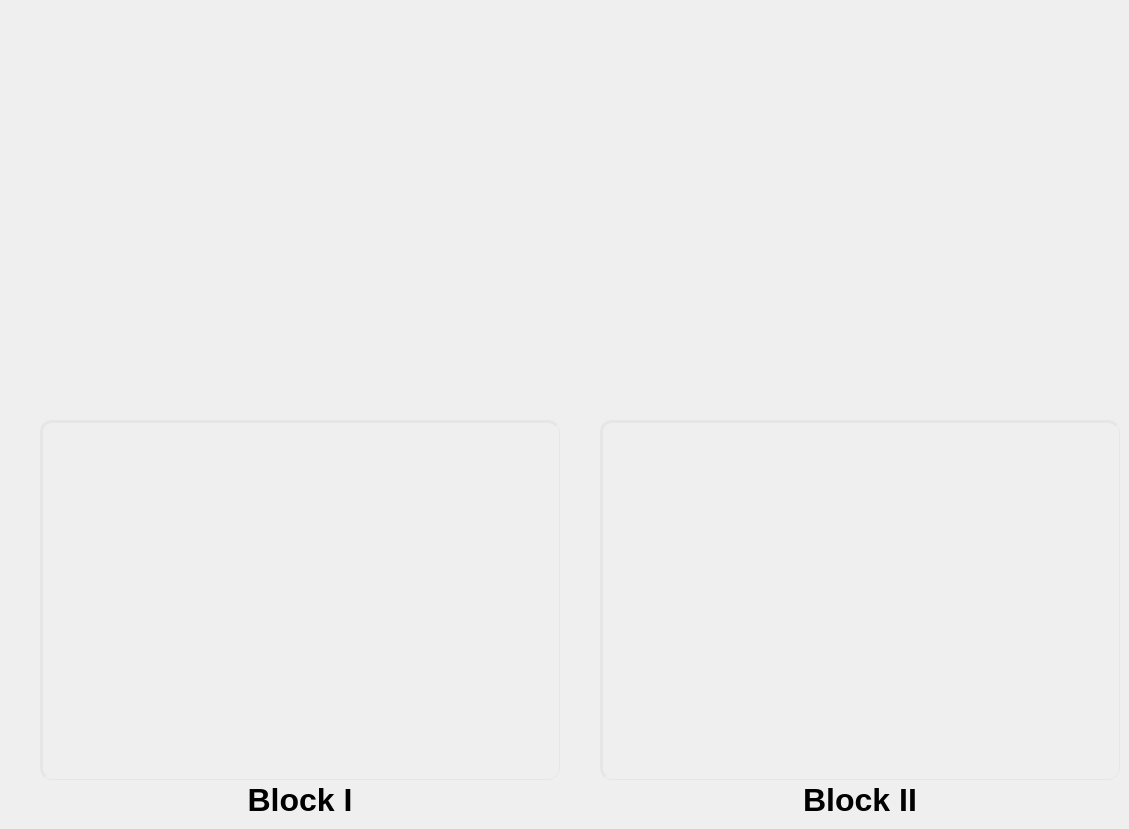
                     <widget class="QWidget" name="home">
                      <property name="enabled">
                       <bool>true</bool>
                      </property>
                      <property name="styleSheet">
                       <string notr="true">/*
background-image: url(:/images/images/images/Hanwha_white.png);
background-repeat: no-repeat;
background-position: center center;
border: -1px

background-position: center center;
background-attachment: fixed;
background: rgb(60, 49, 44);
*/</string>
                      </property>
                      <widget class="QPushButton" name="missile_1">
                       <property name="geometry">
                        <rect>
                         <x>40</x>
                         <y>420</y>
                         <width>520</width>
                         <height>360</height>
                        </rect>
                       </property>
                       <property name="styleSheet">
                        <string notr="true">QPushButton{
	border-radius: 12px;
	color: rgb(230, 230, 230);
	font-size: 32px;

	border-left: 3px solid rgb(230, 230, 230);
	border-right: 1px solid rgb(230, 230, 230);
	border-top: 3px solid rgb(230, 230, 230);
	border-bottom: 1px solid rgb(230, 230, 230);
	border-image: url(:/images/images/images/missile_1.png) 0 0 0 0 stretch stretch;
 }

QPushButton:hover{
	background-color: rgb(60, 49, 44);
	border-left: 0px solid rgb(230, 230, 230);
	border-right: 0px solid rgb(230, 230, 230);
	border-top: 0px solid rgb(230, 230, 230);
	border-bottom: 0px solid rgb(230, 230, 230);
}

QPushButton:pressed{
	background-color: rgb(43, 37, 33);
	border-left: 0px solid rgb(230, 230, 230);
	border-right: 0px solid rgb(230, 230, 230);
	border-top: 0px solid rgb(230, 230, 230);
	border-bottom: 0px solid rgb(230, 230, 230);
}
</string>
                       </property>
                       <property name="text">
                        <string/>
                       </property>
                      </widget>
                      <widget class="QFrame" name="frame">
                       <property name="geometry">
                        <rect>
                         <x>320</x>
                         <y>20</y>
                         <width>500</width>
                         <height>400</height>
                        </rect>
                       </property>
                       <property name="sizePolicy">
                        <sizepolicy hsizetype="Expanding" vsizetype="Expanding">
                         <horstretch>0</horstretch>
                         <verstretch>0</verstretch>
                        </sizepolicy>
                       </property>
                       <property name="toolTipDuration">
                        <number>-1</number>
                       </property>
                       <property name="styleSheet">
                        <string notr="true">border-image: url(:/images/images/images/Hanwha_white.png) 0 0 0 0 stretch stretch;
border: 10px
/*
background-position: center center;
background-attachment: fixed;
background: rgb(60, 49, 44);
*/</string>
                       </property>
                       <property name="frameShape">
                        <enum>QFrame::Shape::StyledPanel</enum>
                       </property>
                       <property name="frameShadow">
                        <enum>QFrame::Shadow::Raised</enum>
                       </property>
                      </widget>
                      <widget class="QPushButton" name="missile_2">
                       <property name="geometry">
                        <rect>
                         <x>600</x>
                         <y>420</y>
                         <width>520</width>
                         <height>360</height>
                        </rect>
                       </property>
                       <property name="styleSheet">
                        <string notr="true">QPushButton{
	border-radius: 12px;
	color: rgb(230, 230, 230);
	font-size: 32px;

	border-left: 3px solid rgb(230, 230, 230);
	border-right: 1px solid rgb(230, 230, 230);
	border-top: 3px solid rgb(230, 230, 230);
	border-bottom: 1px solid rgb(230, 230, 230);
	border-image: url(:/images/images/images/missile_2.png) 0 0 0 0 stretch stretch;
 }

QPushButton:hover{
	background-color: rgb(60, 49, 44);
	border-left: 0px solid rgb(230, 230, 230);
	border-right: 0px solid rgb(230, 230, 230);
	border-top: 0px solid rgb(230, 230, 230);
	border-bottom: 0px solid rgb(230, 230, 230);
}

QPushButton:pressed{
	background-color: rgb(43, 37, 33);
	border-left: 0px solid rgb(230, 230, 230);
	border-right: 0px solid rgb(230, 230, 230);
	border-top: 0px solid rgb(230, 230, 230);
	border-bottom: 0px solid rgb(230, 230, 230);
}
</string>
                       </property>
                       <property name="text">
                        <string/>
                       </property>
                      </widget>
                      <widget class="QLabel" name="label">
                       <property name="geometry">
                        <rect>
                         <x>40</x>
                         <y>780</y>
                         <width>520</width>
                         <height>40</height>
                        </rect>
                       </property>
                       <property name="styleSheet">
                        <string notr="true">QLabel{
	font-size: 32px;
	font-weight: bold;
}</string>
                       </property>
                       <property name="text">
                        <string>Block I</string>
                       </property>
                       <property name="alignment">
                        <set>Qt::AlignmentFlag::AlignCenter</set>
                       </property>
                      </widget>
                      <widget class="QLabel" name="label_2">
                       <property name="geometry">
                        <rect>
                         <x>600</x>
                         <y>780</y>
                         <width>520</width>
                         <height>40</height>
                        </rect>
                       </property>
                       <property name="styleSheet">
                        <string notr="true">QLabel{
	font-size: 32px;
	font-weight: bold;
}</string>
                       </property>
                       <property name="text">
                        <string>Block II</string>
                       </property>
                       <property name="alignment">
                        <set>Qt::AlignmentFlag::AlignCenter</set>
                       </property>
                      </widget>
                      <zorder>frame</zorder>
                      <zorder>missile_1</zorder>
                      <zorder>missile_2</zorder>
                      <zorder>label</zorder>
                      <zorder>label_2</zorder>
                     </widget>
